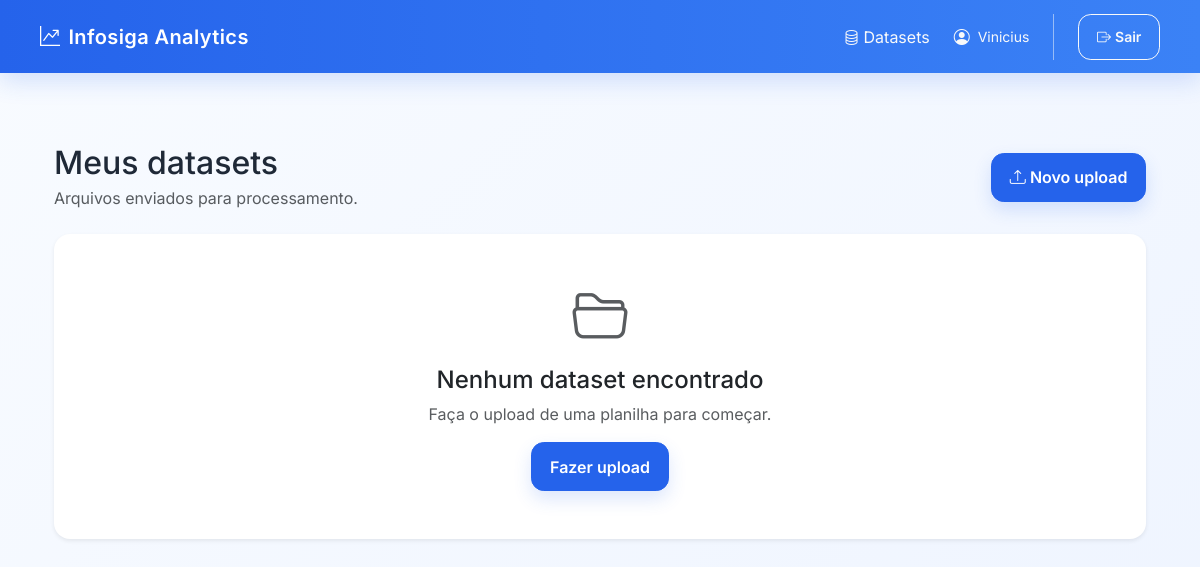
/datasets/ (signed in), run on an earlier commit of the app's database.
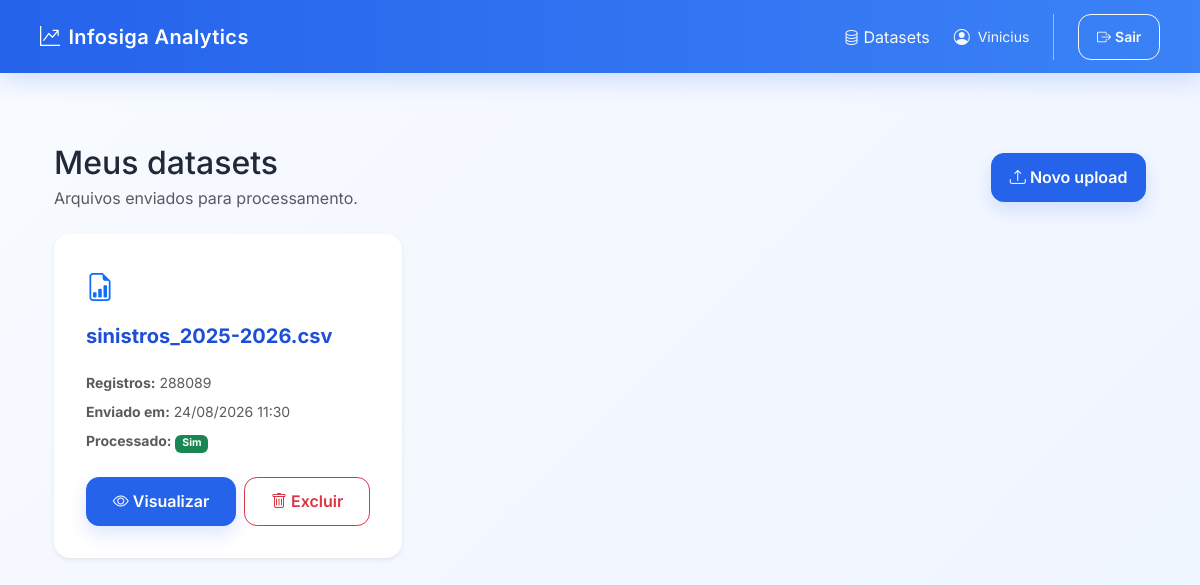
And on a later commit of the database.
### analytics/models.py (models this page shows, shortened)
class Dataset(models.Model):
    usuario = models.ForeignKey(
        settings.AUTH_USER_MODEL,
        on_delete=models.CASCADE,
        related_name="datasets",
    )
    nome_original = models.CharField(
        max_length=255
    )
    arquivo = models.FileField(
        upload_to="datasets/"
    )
    quantidade_registros = models.PositiveIntegerField(
        default=0
    )
    criado_em = models.DateTimeField(
        auto_now_add=True
    )
    atualizado_em = models.DateTimeField(
        auto_now=True
    )
    resultado_processado = models.FileField(
        upload_to="datasets/processed/",
        null=True,
        blank=True,
    )

### analytics/views/datasets.py (the view)
# urls.py: path("datasets/", dataset_list, name="dataset_list"),
@login_required
def dataset_list(request):
    datasets = DatasetService.list_for_user(request.user)
    return render(
        request,
        "analytics/datasets/list.html",
        {
            "datasets": datasets,
        },
    )

### analytics/persistence/datasets.py (called while the page is built)
def list_datasets_for_user(usuario):
    return (
        Dataset.objects
        .filter(usuario=usuario)
        .order_by("-criado_em")
    )

### analytics/services/dataset_service.py (called while the page is built)
    @staticmethod
    def list_for_user(usuario):
        return dataset_persistence.list_datasets_for_user(usuario)

### analytics/templates/analytics/datasets/list.html (shortened to what this page needs)
{% extends "analytics/base.html" %}
{% block content %}
<div class="container py-4">
    <div class="d-flex justify-content-between align-items-center mb-4">
        <div>
            <h2 class="mb-1">Meus datasets</h2>
            <p class="text-muted mb-0">
                Arquivos enviados para processamento.
            </p>
        </div>
        <a href="{% url 'home' %}" class="btn btn-primary">
            <i class="bi bi-upload"></i>
            Novo upload
        </a>
    </div>
    {% if datasets %}
    <div class="row g-4">
        {% for dataset in datasets %}
        <div class="col-md-6 col-lg-4">
            <div class="card shadow-sm border-0 h-100">
                <div class="card-body d-flex flex-column">
                    <div class="d-flex align-items-start justify-content-between mb-3">
                        <div class="text-primary fs-3">
                            <i class="bi bi-file-earmark-bar-graph"></i>
                        </div>
                    </div>
                    <h5 class="card-title text-break">
                        {{ dataset.nome_original }}
                    </h5>
                    <div class="text-muted small mt-3 mb-4">
                        <div class="mb-2">
                            <strong>Registros:</strong>
                            {{ dataset.quantidade_registros }}
                        </div>
                        <div class="mb-2">
                            <strong>Enviado em:</strong>
                            {{ dataset.criado_em|date:"d/m/Y H:i" }}
                        </div>
                        <div>
                            <strong>Processado:</strong>
                            {% if dataset.resultado_processado %}
                            <span class="badge bg-success">Sim</span>
                            {% else %}
                            <span class="badge bg-secondary">Não</span>
                            {% endif %}
                        </div>
                    </div>
                    <div class="mt-auto d-flex gap-2">
                        <a href="{% url 'dataset_detail' dataset.id %}" class="btn btn-primary flex-fill">
                            <i class="bi bi-eye"></i>
                            Visualizar
                        </a>
                        <form method="post" action="{% url 'dataset_delete' dataset.id %}" class="flex-fill" onsubmit="return confirm(
            'Tem certeza que deseja excluir este dataset?'
        );">
                            <button type="submit" class="btn btn-outline-danger w-100">
                                <i class="bi bi-trash"></i>
                                Excluir
                            </button>
                        </form>
                    </div>
                </div>
            </div>
        </div>
        {% endfor %}
    </div>
    {% else %}
    <div class="card shadow-sm border-0">
        <div class="card-body text-center py-5">
            <i class="bi bi-folder2-open display-4 text-muted"></i>
            <h4 class="mt-3">
                Nenhum dataset encontrado
            </h4>
            <p class="text-muted">
                Faça o upload de uma planilha para começar.
            </p>
            <a href="{% url 'home' %}" class="btn btn-primary">
                Fazer upload
            </a>
        </div>
    </div>
    {% endif %}
</div>
{% endblock %}

What changed in the data, as far as the page shows it:
added Dataset: nome_original "sinistros_2025-2026.csv", quantidade_registros "288089", criado_em "24/08/2026 11:30", shows "Sim"
Also different on the page:
text no longer shown: "Nenhum dataset encontrado Faça o upload de uma planilha para começar. Fazer upload"
